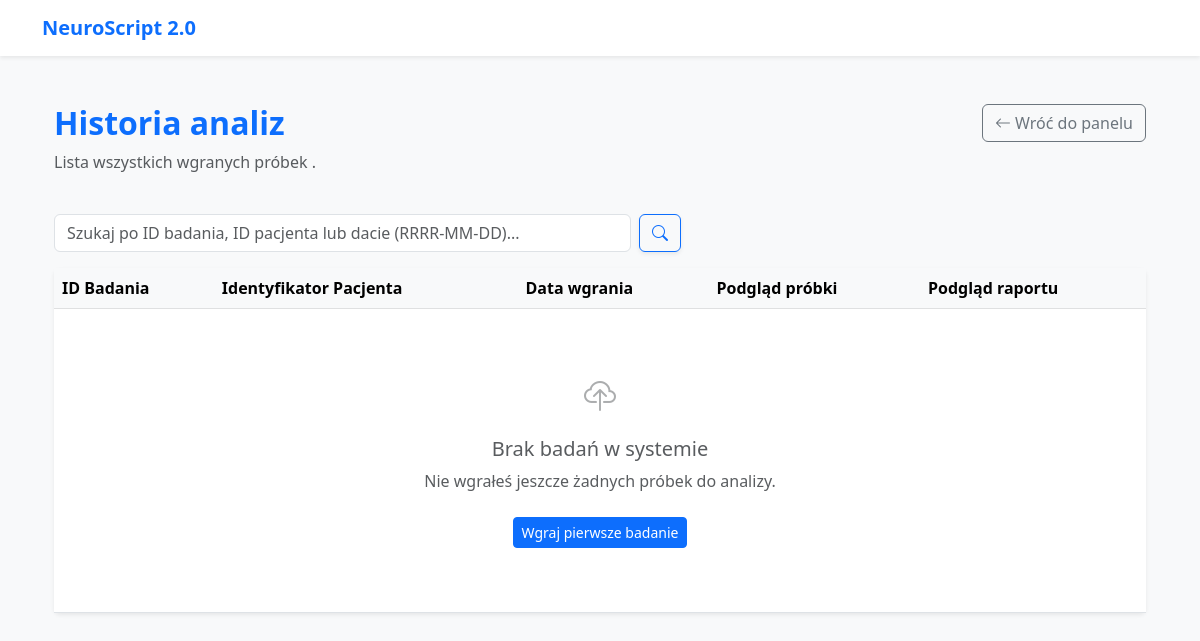
/historia/ (signed in), run on an earlier commit of the app's database.
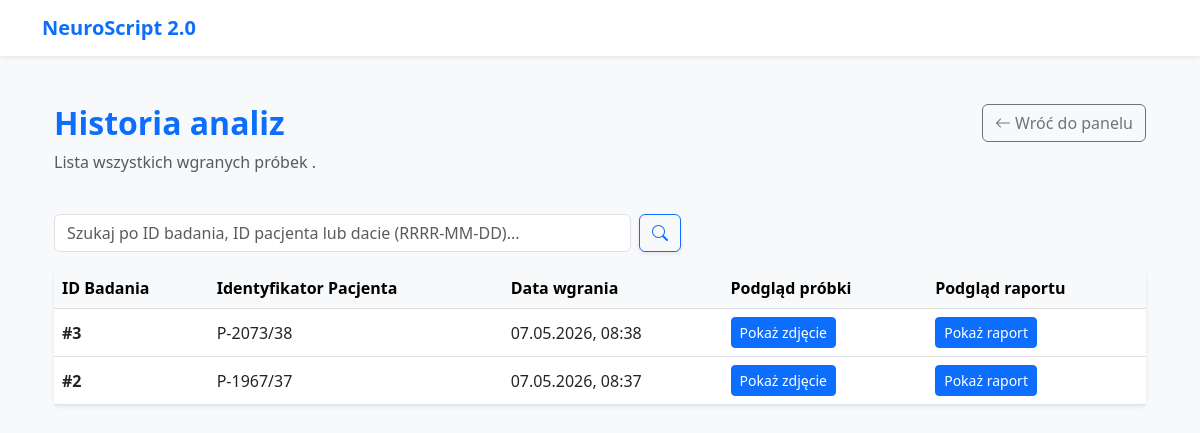
And on a later commit of the database.
### db_models/models.py (models this page shows, shortened)
class Badanie(models.Model):
    pacjent = models.ForeignKey(
        Pacjent,
        on_delete=models.CASCADE,
        related_name='badania'
    )
    sciezka_do_pliku = models.TextField()
    data_wgrania = models.DateTimeField(auto_now_add=True)

class Pacjent(models.Model):
    identyfikator_pacjenta = models.CharField(max_length=100, blank=True)
    rok_urodzenia = models.IntegerField()
    plec = models.CharField(max_length=20)
    lekarz = models.ForeignKey('auth.User', on_delete=models.CASCADE, related_name='pacjenci')

### analysis/views.py (the view, shortened to what this page needs)
# urls.py: path('historia/', views.historia_badan, name='historia_badan'),
@login_required
def historia_badan(request):
    search_query = request.GET.get('search', '').strip()
    badania = Badanie.objects.filter(pacjent__lekarz=request.user)
    badania = badania.order_by('-data_wgrania')
    context = {
        'badania': badania,
        'search_query': search_query,
    }
    return render(request, 'analysis/historia_badan.html', context)

### templates/analysis/historia_badan.html (shortened to what the changed rows need)
{% extends "base.html" %}
{% block content %}
<div class="container mt-5">
    <div class="row mb-4">
        <div class="col-md-8">
            <h2 class="text-primary fw-bold">Historia analiz </h2>
        </div>
    </div>
    <div class="card shadow-sm border-0">
        <div class="card-body p-0">
            <table class="table table-hover mb-0">
                <thead class="table-light">
                    <tr>
                        <th>ID Badania</th>
                        <th>Identyfikator Pacjenta</th>
                        <th>Data wgrania</th>
                        <th>Podgląd próbki</th>
                        <th>Podgląd raportu</th>
                    </tr>
                </thead>
                <tbody>
                    {% for badanie in badania %}
                    <tr>
                        <td class="align-middle fw-bold">#{{ badanie.id }}</td>
                        <td class="align-middle">{{ badanie.pacjent.identyfikator_pacjenta }}</td>
                        <td class="align-middle">{{ badanie.data_wgrania|date:"d.m.Y, H:i" }}</td>
                        <td class="align-middle">
                            {% if badanie.sciezka_do_pliku %}
                                <a href="{{ badanie.sciezka_do_pliku }}" target="_blank" class="btn btn-sm btn-primary">
                                    Pokaż zdjęcie
                                </a>
                            {% else %}
                                <span class="text-danger">Brak pliku</span>
                            {% endif %}
                        </td>
                        <td class="align-middle">
                            {% if badanie.wynik_ai and badanie.wynik_ai.raport %}
                                <a href="{% url 'report_preview' badanie.wynik_ai.raport.id %}" target="_blank" class="btn btn-sm btn-primary">
                                    Pokaż raport
                                </a>
                            {% else %}
                                <button class="btn btn-sm btn-secondary opacity-50" disabled title="Raport jeszcze nie został wygenerowany">
                                    Brak raportu
                                </button>
                            {% endif %}
                        </td>
                    </tr>
                    {% empty %}
                    <tr>
                        <td colspan="5" class="text-center py-5 text-muted">
                            {% if search_query %}
                                <div class="py-3">
                                    <i class="bi bi-search mb-3 d-block fs-2 opacity-50"></i>
                                    <h5>Brak wyników wyszukiwania</h5>
                                    <p>Nie znaleźliśmy badań pasujących do frazy: <strong>"{{ search_query }}"</strong></p>
                                    <a href="{% url 'historia_badan' %}" class="btn btn-sm btn-outline-secondary mt-2">
                                        Pokaż wszystkie badania
                                    </a>
                                </div>
                            {% else %}
                                <div class="py-3">
                                    <i class="bi bi-cloud-upload mb-3 d-block fs-2 opacity-50"></i>
                                    <h5>Brak badań w systemie</h5>
                                    <p>Nie wgrałeś jeszcze żadnych próbek do analizy.</p>
                                    <a href="{% url 'dashboard' %}" class="btn btn-sm btn-primary mt-2">
                                        Wgraj pierwsze badanie
                                    </a>
                                </div>
                            {% endif %}
                        </td>
                    </tr>
                    {% endfor %}
                </tbody>
            </table>
        </div>
    </div>
</div>
{% endblock %}

What changed in the data, as far as the page shows it:
added Badanie: id "3", pacjent.identyfikator_pacjenta "P-2073/38", data_wgrania "07.05.2026, 08:38", shows "Pokaż raport"
added Badanie: id "2", pacjent.identyfikator_pacjenta "P-1967/37", data_wgrania "07.05.2026, 08:37", shows "Pokaż raport"
Also different on the page:
text no longer shown: "Brak badań w systemie Nie wgrałeś jeszcze żadnych próbek do analizy. Wgraj pierwsze badanie"
